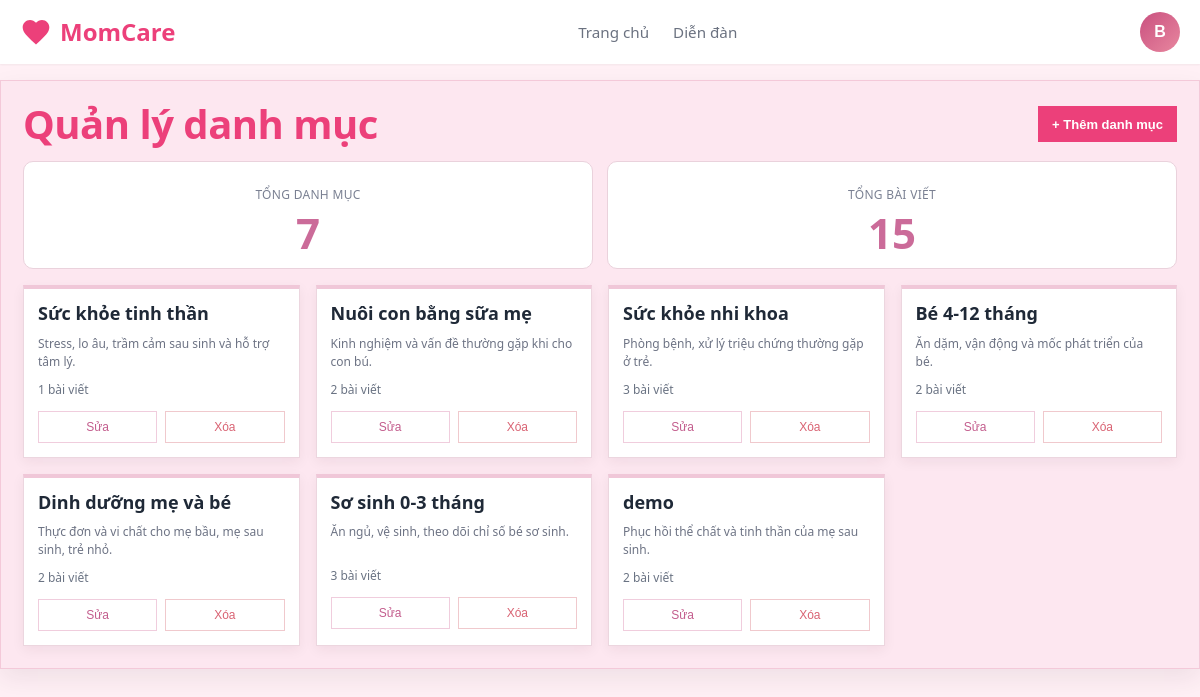
Screenshot of /admin-panel/categories/ (signed in) with the database file from the repository.
### momcare_forum/models.py (models this page shows, shortened)
class Category(models.Model):
    COLOR_CHOICES = [
        ('pink', 'Hồng'),
        ('blue', 'Xanh lam'),
        ('green', 'Xanh lá'),
        ('orange', 'Cam'),
        ('purple', 'Tím'),
        ('teal', 'Xanh mòng két'),
    ]
    name = models.CharField(max_length=100, verbose_name="Tên danh mục")
    slug = models.SlugField(max_length=120, unique=True, blank=True)
    color_dot = models.CharField(max_length=20, choices=COLOR_CHOICES, default='pink', verbose_name="Màu chấm")
    description = models.TextField(blank=True, null=True, verbose_name="Mô tả")
    created_at = models.DateTimeField(auto_now_add=True)
    class Meta:
        verbose_name = "Danh mục"
        verbose_name_plural = "Danh mục"

### momcare_forum/views.py (the view)
    def wrapper(request, *args, **kwargs):
        if not request.user.is_authenticated:
            return redirect('/admin/login/?next=/admin/')
        if not request.user.is_staff:
            return HttpResponseForbidden("❌ Bạn không có quyền vào admin panel")
        return view_func(request, *args, **kwargs)

### momcare_forum/views.py (called while the page is built)
def admin_login_required(view_func):
    def wrapper(request, *args, **kwargs):
        if not request.user.is_authenticated:
            return redirect('/admin/login/?next=/admin/')
        if not request.user.is_staff:
            return HttpResponseForbidden("❌ Bạn không có quyền vào admin panel")
        return view_func(request, *args, **kwargs)
    return wrapper

@admin_login_required
def admin_categories(request):
    categories = Category.objects.annotate(post_count=Count('posts')).order_by('-created_at')
    total_posts = sum(cat.post_count for cat in categories)
    context = {
        'categories': categories,
        'total_categories': categories.count(),
        'total_posts': total_posts,
    }
    return render(request, 'admin_categories.html', context)

### momcare_forum/templates/admin_categories.html (shortened to what this page needs)
{% extends 'admin_base.html' %}
{% block content %}
  <div class="page-header">
    <div>
      <h1 class="page-title">Quản lý danh mục</h1>
    </div>
    <button class="btn-primary" type="button" data-open-category-modal="category-form" data-mode="create">+ Thêm danh mục</button>
  </div>
  <section class="duo-metric-grid">
    <article class="duo-metric-card">
      <div class="metric-label">Tổng danh mục</div>
      <div class="number">{{ total_categories }}</div>
    </article>
    <article class="duo-metric-card">
      <div class="metric-label">Tổng bài viết</div>
      <div class="number">{{ total_posts }}</div>
    </article>
  </section>
  <section class="category-grid">
    {% for category in categories %}
    <article class="category-card" data-category-id="{{ category.id }}" data-category-name="{{ category.name }}" data-category-description="{{ category.description }}" data-post-count="{{ category.post_count }}">
      <h3>{{ category.name }}</h3>
      <p>{{ category.description }}</p>
      <div class="category-meta">{{ category.post_count }} bài viết</div>
      <div class="row-actions"><button class="btn-ghost" type="button" data-open-category-modal="category-form" data-mode="edit">Sửa</button><button class="btn-danger-outline" type="button" data-open-category-modal="delete-category" {% if category.post_count > 0 %}disabled data-delete-blocked="1" title="Không thể xóa danh mục đang có bài viết"{% endif %}>Xóa</button></div>
    </article>
    {% endfor %}
  </section>
{% endblock %}

### momcare_forum/templates/admin_base.html (shortened to what this page needs)
{% load static %}
<!DOCTYPE html>
<html lang="vi">
<head>
  <link rel="stylesheet" href="{% static 'css/main.css' %}">
  <link rel="stylesheet" href="{% static 'css/admin_panel.css' %}">
</head>
<body>
  <header class="header">
    <div class="header-container">
      <a href="{% url 'admin_dashboard' %}" class="logo">
        <svg class="logo-icon" viewBox="0 0 24 24" fill="currentColor" aria-hidden="true">
          <path d="M12 21.35l-1.45-1.32C5.4 15.36 2 12.28 2 8.5 2 5.42 4.42 3 7.5 3c1.74 0 3.41.81 4.5 2.09C13.09 3.81 14.76 3 16.5 3 19.58 3 22 5.42 22 8.5c0 3.78-3.4 6.86-8.55 11.54L12 21.35z"/>
        </svg>
        MomCare
      </a>
      <nav class="nav-menu">
        <a href="{% url 'landing' %}" class="nav-link">Trang chủ</a>
        <a href="{% url 'forum' %}" class="nav-link">Diễn đàn</a>
      </nav>
      <div class="header-actions">
        <div class="user-dropdown">
          <button class="user-avatar-btn" type="button" aria-label="Tài khoản admin">
            <div class="user-avatar">{{ user.username|first|upper }}</div>
          </button>
        </div>
      </div>
    </div>
  </header>
  <main class="admin-main">
    {% block content %}{% endblock %}
  </main>
</body>
</html>

### momcare_forum/static/css/main.css (style rules this page uses)
:root { --primary-teal: #26a69a; --primary-green: #66bb6a; --primary-blue: #42a5f5; --primary-orange: #ffa726; --primary-purple: #ab47bc; --bg-beige: #f9f3e6; --bg-white: var(--bg-card); --bg-light: #f5f5f5; --text-light: #9ca3af; --border-gray: #d1d5db; --shadow-sm: 0 1px 2px rgba(0, 0, 0, 0.05); --shadow-md: 0 4px 6px -1px rgba(0, 0, 0, 0.1); --shadow-lg: 0 10px 15px -3px rgba(0, 0, 0, 0.1); --primary-pink: #ec407a; --primary-pink-light: #f48fb1; --primary-pink-dark: #d81b60; --bg-main: #fff0f5; --bg-card: #ffffff; --bg-soft: #fde7f0; --text-dark: #1f2937; --text-gray: #6b7280; --border-light: #f4c9d9; }
* { margin: 0; padding: 0; box-sizing: border-box; }
body { font-family: -apple-system, BlinkMacSystemFont, 'Segoe UI', Roboto, 'Helvetica Neue', Arial, sans-serif; background-color: var(--bg-main); color: var(--text-dark); line-height: 1.5; }
a { text-decoration: none; color: inherit; }
.header { background-color: var(--bg-card); box-shadow: var(--shadow-sm); position: sticky; top: 0; z-index: 100; }
.header-container { max-width: 1200px; margin: 0 auto; padding: 12px 20px; display: flex; align-items: center; justify-content: space-between; gap: 20px; }
.logo { display: flex; align-items: center; gap: 8px; font-size: 1.5rem; font-weight: 700; color: var(--primary-pink); }
.logo-icon { width: 32px; height: 32px; }
.nav-menu { display: flex; align-items: center; gap: 24px; }
.nav-link { font-size: 0.95rem; color: var(--text-gray); font-weight: 500; transition: color 0.2s ease; }
.header-actions { display: flex; align-items: center; gap: 16px; }
.user-dropdown { position: relative; }
.user-avatar-btn { background: none; border: none; cursor: pointer; padding: 0; }
.user-avatar { width: 36px; height: 36px; border-radius: 50%; background: var(--primary-pink); color: white; display: flex; align-items: center; justify-content: center; font-size: 0.9rem; font-weight: 600; transition: transform 0.2s; }

### momcare_forum/templates/admin_base.html (style rules this page uses)
.user-dropdown { position: relative; }
.user-avatar-btn { background: transparent; border: none; cursor: pointer; padding: 0; }
.user-avatar { width: 40px; height: 40px; border-radius: 50%; background: linear-gradient(135deg, #c9507f 0%, #e8879f 100%); color: white; display: flex; align-items: center; justify-content: center; font-weight: 600; font-size: 16px; }

### rows the page displays
Category: name "Sức khỏe tinh thần", description "Stress, lo âu, trầm cảm sau sinh và hỗ trợ tâm lý.", post_count "1"
Category: name "Nuôi con bằng sữa mẹ", description "Kinh nghiệm và vấn đề thường gặp khi cho con bú.", post_count "2"
Category: name "Sức khỏe nhi khoa", description "Phòng bệnh, xử lý triệu chứng thường gặp ở trẻ.", post_count "3"
Category: name "Bé 4-12 tháng", description "Ăn dặm, vận động và mốc phát triển của bé.", post_count "2"
Category: name "Dinh dưỡng mẹ và bé", description "Thực đơn và vi chất cho mẹ bầu, mẹ sau sinh, trẻ nhỏ.", post_count "2"
Category: name "Sơ sinh 0-3 tháng", description "Ăn ngủ, vệ sinh, theo dõi chỉ số bé sơ sinh.", post_count "3"
Category: name "demo", description "Phục hồi thể chất và tinh thần của mẹ sau sinh.", post_count "2"

### other values shown
{{ user.username|first|upper }} "B"
{{ total_categories }} "7"
{{ total_posts }} "15"
